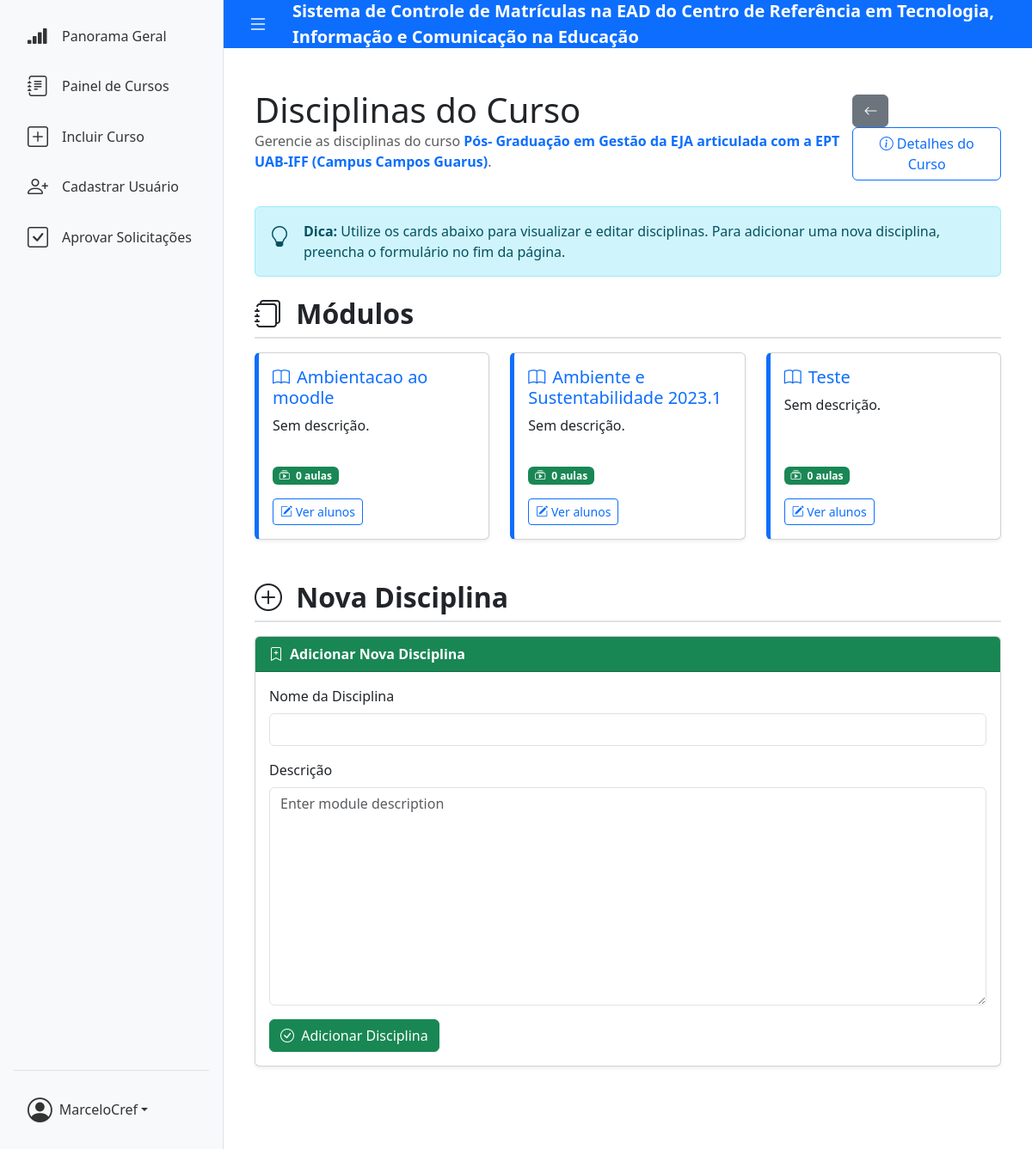
/cursos/4/modulos/ (signed in), run on the app's committed database.
### Courses/models.py (models this page shows, shortened)
class Course(models.Model):
    id = models.AutoField(primary_key=True)
    name = models.CharField(max_length=150)
    description = models.TextField(blank=True, null=True)
    start_date = models.DateField(blank=True, null=True)
    end_date = models.DateField(blank=True, null=True)
    teachers = models.ManyToManyField(Teacher, related_name='teacher_courses', blank=True)
    tutors = models.ManyToManyField(Tutor, related_name='teacher_courses', blank=True)
    students = models.ManyToManyField('Student', through='Enrollment', blank=True )
    created_at = models.DateTimeField(auto_now_add=True)

class Module(models.Model):
    name = models.CharField(max_length=100)
    description = models.TextField(blank=True, null=True)
    number_classes = models.IntegerField(default=0, blank=True, null=True)
    course = models.ForeignKey(Course, on_delete=models.CASCADE, related_name='modules')
    teachers = models.ManyToManyField(Teacher, related_name='teacher_modules', blank=True)
    students = models.ManyToManyField(Student, related_name='student_modules', blank=True)

### Courses/views.py (the view)
# urls.py: path('<int:pk>/modulos/', course_module_view, name='course_modules'),
@login_required(login_url='login')
def course_module_view(request, pk):
    course = get_object_or_404(Course, pk=pk)
    if request.method == 'POST':
        form = ModuleModelForm(request.POST)
        if form.is_valid():
            module = form.save(commit=False)
            module.course = course  # vincula o módulo ao curso
            module.save()
            return redirect('course_modules', pk=pk)
    else:
        form = ModuleModelForm(initial={'course': course})
    modules = Module.objects.filter(course=course).order_by('name')
    context = {
        'course': course,
        'modules': modules if modules.exists() else None,
        'form': form,
    }
    return render(request, 'course_modules.html', context)

### Courses/forms.py (shortened to what this page needs)
class ModuleModelForm(forms.ModelForm):
    class Meta:
        model = Module
        fields = ['name', 'description']
        widgets = {
            'description': forms.Textarea(attrs={'placeholder': 'Enter module description'}),
        }

### Courses/templates/course_modules.html (shortened to what this page needs)
{% extends 'base.html' %}
{% load widget_tweaks %}
{% block content %}
<div class="container py-4">
  <div class="d-flex justify-content-between align-items-center mb-4">
    <div>
      <h1 class="mb-0">Disciplinas do Curso</h1>
      <p class="text-muted">Gerencie as disciplinas do curso <strong class="text-primary">{{ course.name }}</strong>.</p>
    </div>
    <div>
      <a href="{% url 'courses_list' %}" class="btn btn-secondary me-2" data-bs-toggle="tooltip" title="Voltar para lista de cursos">
        <i class="bi bi-arrow-left"></i>
      </a>
      <a href="{% url 'course_detail' course.id %}" class="btn btn-outline-primary" data-bs-toggle="tooltip" title="Ver detalhes do curso">
        <i class="bi bi-info-circle"></i> Detalhes do Curso
      </a>
    </div>
  </div>
  <div class="alert alert-info d-flex align-items-start mb-4">
    <i class="bi bi-lightbulb me-3 fs-4"></i>
    <div>
      <strong>Dica:</strong> Utilize os cards abaixo para visualizar e editar disciplinas. Para adicionar uma nova disciplina, preencha o formulário no fim da página.
    </div>
  </div>
  <h2 class="section-title"><i class="bi bi-journals me-2"></i> Módulos</h2>
  <div class="row row-cols-1 row-cols-md-2 row-cols-lg-3 g-4 mb-5">
    {% for module in modules %}
    <div class="col">
      <div class="card module-card shadow-sm h-100">
        <div class="card-body d-flex flex-column">
          <h5 class="card-title text-primary">
            <i class="bi bi-book me-2"></i>{{ module.name }}
          </h5>
          <p class="card-text flex-grow-1">{{ module.description|default:"Sem descrição." }}</p>
          <div class="mt-3">
            <span class="badge bg-success mb-2">
              <i class="bi bi-collection-play me-1"></i> {{ module.number_classes }} aulas
            </span><br>
            <a href="{% url 'course_module_detail' course.id module.id %}" class="btn btn-outline-primary btn-sm mt-2">
              <i class="bi bi-pencil-square"></i> Ver alunos
            </a>
          </div>
        </div>
      </div>
    </div>
    {% endfor %}
  </div>
  <h2 class="section-title"><i class="bi bi-plus-circle me-2"></i> Nova Disciplina</h2>
  <div class="card shadow-sm mb-5">
    <div class="card-header bg-success text-white fw-bold d-flex align-items-center">
      <i class="bi bi-bookmark-plus me-2"></i> Adicionar Nova Disciplina
    </div>
    <div class="card-body">
      <form method="post" action="">
      <div class="mb-3">
        <label for="{{ form.name.id_for_label }}" class="form-label">Nome da Disciplina</label>
        {{ form.name|add_class:"form-control" }}
      </div>
      <div class="mb-3">
        <label for="{{ form.description.id_for_label }}" class="form-label">Descrição</label>
        {{ form.description|add_class:"form-control" }}
      </div>
      <button type="submit" class="btn btn-success">
        <i class="bi bi-check-circle me-1"></i> Adicionar Disciplina
      </button>
    </form>
    </div>
  </div>
</div>
<link href="https://cdn.jsdelivr.net/npm/bootstrap-icons@1.10.5/font/bootstrap-icons.css" rel="stylesheet">
{% endblock %}

### app/templates/base.html (shortened to what this page needs)
{% load static %}
<!DOCTYPE html>
<html lang="pt-BR" class="h-100">
<head>
  <link href="https://cdn.jsdelivr.net/npm/bootstrap@5.3.0/dist/css/bootstrap.min.css" rel="stylesheet" />
  <link href="https://cdn.jsdelivr.net/npm/bootstrap-icons@1.10.5/font/bootstrap-icons.css" rel="stylesheet" />
</head>
<div class="toast-container position-fixed bottom-0 end-0 p-3" id="toast-container" style="z-index: 1080;">
</div>
<body>
  <div class="wrapper">
    <div class="main-container">
      <aside class="sidebar" id="sidebar">
        <nav>
          <a href="{% url 'course_dashboard' %}"
            class="{% if request.resolver_match.url_name == 'course_dashboard' %}active{% endif %}" data-bs-toggle="tooltip" data-bs-placement="right" title="Dashboards">
            <i class="bi bi-reception-4"></i>
            <span>Panorama Geral</span>
          </a>
          {% if user.is_authenticated %}
          <a href="{% url 'courses_list' %}"
            class="{% if request.resolver_match.url_name == 'courses_list' %}active{% endif %}" data-bs-toggle="tooltip" data-bs-placement="right" title="Painel de Cursos">
            <i class="bi bi-journal-text"></i>
            <span>Painel de Cursos</span>
          </a>
          <a href="{% url 'new_course' %}"
            class="{% if request.resolver_match.url_name == 'new_course' %}active{% endif %}" data-bs-toggle="tooltip" data-bs-placement="right" title="Incluir Curso">
            <i class="bi bi-plus-square"></i>
            <span>Incluir Curso</span>
          </a>
          <a href="{% url 'register' %}"
            class="{% if request.resolver_match.url_name == 'register' %}active{% endif %}" data-bs-toggle="tooltip" data-bs-placement="right" title="Cadastrar Usuário">
            <i class="bi bi-person-plus"></i>
            <span>Cadastrar Usuário</span>
          </a>
          {% endif %}
          {% if user.is_staff %}
          <a href="{% url 'approve_registration_requests' %}"
            class="{% if request.resolver_match.url_name == 'approve_registration_requests' %}active{% endif %}" data-bs-toggle="tooltip" data-bs-placement="right" title="Aprovar Solicitações de Cadastro">
            <i class="bi bi-check-square"></i>
            <span>Aprovar Solicitações</span>
          </a>
        {% endif %}
      </nav>
        {% if user.is_authenticated %}
        <div class="dropdown">
          <button class="dropdown-toggle" type="button" id="userMenuButton" data-bs-toggle="dropdown"
            aria-expanded="false">
            <i class="bi bi-person-circle"></i>
            <span>{{ user.username }}</span>
          </button>
        </div>
        {% endif %}
      </aside>
      <div style="flex:1; display:flex; flex-direction: column;">
        <nav class="navbar-top">
          <button class="btn btn-outline-light" id="sidebarToggle">
            <i class="bi bi-list"></i>
          </button>
          <div class="navbar-title">Sistema de Controle de Matrículas na EAD do Centro de Referência em Tecnologia, Informação e Comunicação na Educação</div>
        </nav>
        <main class="content">
          {% block content %}{% endblock %}
        </main>
      </div>
    </div>
  </div>
  <div id="toast-container" class="position-fixed top-0 end-0 p-3" style="z-index: 1050;">
  </div>
</body>
</html>

### app/templates/base.html (style rules this page uses)
html, body { height: 100%; margin: 0; overflow-x: hidden; }
body { display: flex; flex-direction: column; min-height: 100vh; }
.wrapper { display: flex; flex: 1; overflow: hidden; flex-direction: column; }
.main-container { display: flex; flex: 1; overflow: hidden; }
.sidebar { width: 260px; background-color: #f8f9fa; border-right: 1px solid #dee2e6; display: flex; flex-direction: column; padding: 1rem; transition: width 0.3s ease; }
.sidebar nav a { display: flex; align-items: center; padding: 0.5rem 1rem; color: #333; text-decoration: none; border-radius: 0.375rem; margin-bottom: 0.4rem; transition: background-color 0.3s ease; white-space: nowrap; }
.sidebar nav a i { font-size: 1.5rem; margin-right: 1rem; min-width: 24px; text-align: center; }
.sidebar .dropdown { margin-top: auto; padding-top: 1rem; border-top: 1px solid #dee2e6; }
.sidebar .dropdown-toggle { width: 100%; display: flex; align-items: center; padding: 0.5rem 1rem; color: #333; text-decoration: none; user-select: none; cursor: pointer; white-space: nowrap; border-radius: 0.375rem; background: none; border: none; }
.sidebar .dropdown-toggle i { font-size: 1.8rem; margin-right: 0.5rem; }
nav.navbar-top { height: 56px; background-color: #0d6efd; color: white; display: flex; align-items: center; padding: 0 1rem; flex-shrink: 0; }
nav.navbar-top .navbar-title { font-weight: 600; font-size: 1.25rem; user-select: none; }
main.content { flex: 1; padding: 1.5rem; overflow-y: auto; background-color: #fff; }
#sidebarToggle { background-color: transparent; border: none; color: white; font-size: 1.5rem; margin-right: 1rem; cursor: pointer; display: flex; align-items: center; justify-content: center; }

### Courses/templates/course_modules.html (style rules this page uses)
.module-card { border-left: 5px solid #0d6efd; transition: transform 0.2s ease-in-out; }
.section-title { font-weight: 600; margin-bottom: 1rem; border-bottom: 2px solid #dee2e6; padding-bottom: 0.5rem; }

### data on the page
Course: name "Pós- Graduação em Gestão da EJA articulada com a EPT UAB-IFF (Campus Campos Guarus)"
Module: name "Ambientacao ao moodle", description "Sem descrição.", number_classes "0"
Module: name "Ambiente e Sustentabilidade 2023.1", description "Sem descrição.", number_classes "0"
Module: name "Teste", description "Sem descrição.", number_classes "0"

### other printed values
{{ user.username }} "MarceloCref"
